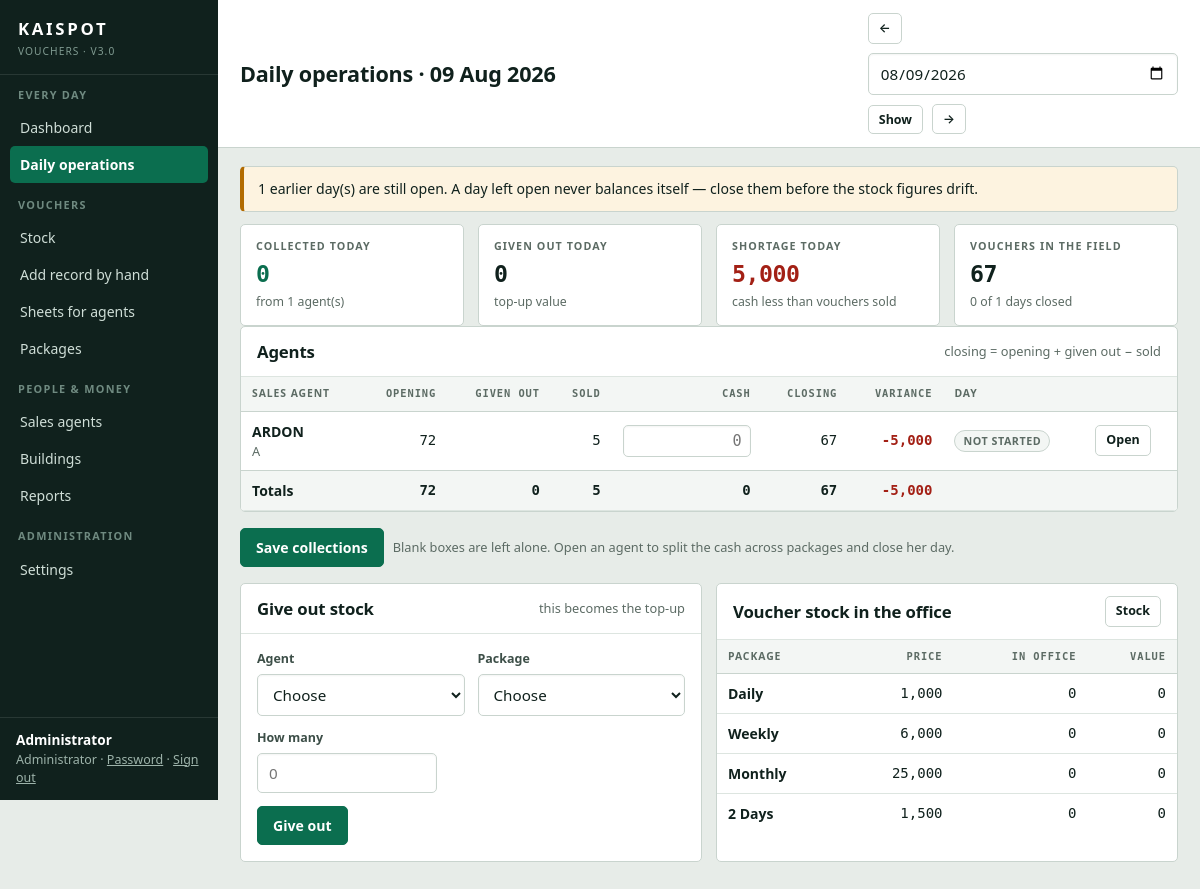
Screenshot of /daily/ (signed in) with the database file from the repository.
### tables this page shows
CREATE TABLE users (
    id            INTEGER PRIMARY KEY AUTOINCREMENT,
    username      TEXT    NOT NULL UNIQUE COLLATE NOCASE,
    password_hash TEXT    NOT NULL,
    full_name     TEXT    NOT NULL DEFAULT '',
    role          TEXT    NOT NULL DEFAULT 'agent',   -- admin | manager | agent
    agent_id      INTEGER REFERENCES agents(id) ON DELETE CASCADE,
    active        INTEGER NOT NULL DEFAULT 1,
    must_change   INTEGER NOT NULL DEFAULT 0,
    created_at    TEXT    NOT NULL DEFAULT (datetime('now'))
);

CREATE TABLE agents (
    id              INTEGER PRIMARY KEY AUTOINCREMENT,
    code            TEXT    NOT NULL UNIQUE COLLATE NOCASE,
    name            TEXT    NOT NULL,
    phone           TEXT    NOT NULL DEFAULT '',
    station         TEXT    NOT NULL DEFAULT '',
    nin             TEXT    NOT NULL DEFAULT '',
    next_of_kin     TEXT    NOT NULL DEFAULT '',
    commission_rate INTEGER NOT NULL DEFAULT 1000,  -- basis points, 1000 = 10%
    monthly_target  INTEGER NOT NULL DEFAULT 0,
    daily_target    INTEGER NOT NULL DEFAULT 0,
    credit_limit    INTEGER NOT NULL DEFAULT 0,     -- 0 = no ceiling on debt
    notes           TEXT    NOT NULL DEFAULT '',
    joined_on       TEXT    NOT NULL DEFAULT (date('now')),
    active          INTEGER NOT NULL DEFAULT 1,
    created_at      TEXT    NOT NULL DEFAULT (datetime('now'))
, building_id INTEGER REFERENCES buildings(id) ON DELETE SET NULL);

CREATE TABLE packages (
    id         INTEGER PRIMARY KEY AUTOINCREMENT,
    name       TEXT    NOT NULL UNIQUE COLLATE NOCASE,
    price      INTEGER NOT NULL CHECK (price > 0),
    validity   TEXT    NOT NULL DEFAULT '',
    prefix     TEXT    NOT NULL DEFAULT '',
    colour     TEXT    NOT NULL DEFAULT '#0b6e4f',
    sort_order INTEGER NOT NULL DEFAULT 100,
    active     INTEGER NOT NULL DEFAULT 1,
    created_at TEXT    NOT NULL DEFAULT (datetime('now'))
, per_page INTEGER NOT NULL DEFAULT 0);

### backend/routes/daily.py (the view, shortened to what this page needs)
@bp.route("/", methods=["GET", "POST"])
@auth.staff_only
def board():
    day = parse_date(request.values.get("day"), today())
    return render_template(
        "pages/daily.html",
        day=day,
        yesterday=shift(day, -1),
        tomorrow=shift(day, 1),
        board=daily_service.board(day),
        totals=daily_service.day_totals(day),
        outstanding=daily_service.open_days_before(day),
        packages=package_service.all_packages(),
        agents=agent_service.all_agents(),
        office=stock.office_stock(),
    )

### backend/auth.py (called while the page is built)
def current_user():
    if "user" in g:
        return g.user
    user_id = session.get("user_id")
    g.user = None
    if user_id:
        g.user = one("SELECT * FROM users WHERE id = ? AND active = 1", (user_id,))
        if g.user is None:
            session.clear()
    return g.user

def staff_only(view: Callable) -> Callable:
    @functools.wraps(view)
    def wrapped(*args, **kwargs):
        user = current_user()
        if user is None:
            return redirect(url_for("auth.sign_in"))
        if user["role"] not in ("admin", "manager"):
            flash("That area is for office staff.", "error")
            return redirect(home_for(user))
        return view(*args, **kwargs)
    return wrapped

### backend/db.py (called while the page is built)
def connect() -> sqlite3.Connection:
    DATA_DIR.mkdir(parents=True, exist_ok=True)
    conn = sqlite3.connect(DB_PATH, timeout=15, isolation_level=None)
    conn.row_factory = sqlite3.Row
    conn.execute("PRAGMA journal_mode = WAL")
    conn.execute("PRAGMA foreign_keys = ON")
    conn.execute("PRAGMA busy_timeout = 15000")
    conn.execute("PRAGMA synchronous = NORMAL")
    return conn

def get_db() -> sqlite3.Connection:
    if "db" not in g:
        g.db = connect()
    return g.db

def query(sql: str, params: tuple | dict = ()) -> list[sqlite3.Row]:
    return get_db().execute(sql, params).fetchall()

def rows(sql: str, params: tuple | dict = ()) -> list[dict]:
    return [dict(r) for r in query(sql, params)]

def one(sql: str, params: tuple | dict = ()) -> sqlite3.Row | None:
    return get_db().execute(sql, params).fetchone()

def one_dict(sql: str, params: tuple | dict = ()) -> dict | None:
    row = one(sql, params)
    return dict(row) if row else None

def scalar(sql: str, params: tuple | dict = (), default: int = 0) -> int:
    row = get_db().execute(sql, params).fetchone()
    if row is None or row[0] is None:
        return default
    return row[0]

### backend/money.py (called while the page is built)
def money(value: int | None) -> str:
    return f"{int(value or 0):,}"

def signed_money(value: int | None) -> str:
    amount = int(value or 0)
    return "0" if amount == 0 else f"{amount:+,}"

def qty(value: int | None) -> str:
    return f"{int(value or 0):,}"

def today() -> str:
    return date.today().isoformat()

def parse_date(raw: object, default: str | None = None) -> str:
    text = str(raw).strip() if raw is not None else ""
    if text:
        try:
            return datetime.strptime(text[:10], "%Y-%m-%d").date().isoformat()
        except ValueError:
            pass
    return default or today()

### frontend/templates/pages/daily.html (shortened to what this page needs)
{% extends "base.html" %}
{% block heading %}Daily operations &middot; {{ day | day }}{% endblock %}
{% block toolbar %}
<form method="get" class="actions">
  <a class="btn quiet small" href="{{ url_for('daily.board', day=yesterday) }}">&larr;</a>
  <input type="date" name="day" value="{{ day }}" aria-label="Day">
  <button type="submit" class="btn quiet small">Show</button>
  <a class="btn quiet small" href="{{ url_for('daily.board', day=tomorrow) }}">&rarr;</a>
</form>
{% endblock %}
{% block content %}
{% if outstanding %}
<div class="flash warn">
  {{ outstanding }} earlier day(s) are still open. A day left open never
  balances itself &mdash; close them before the stock figures drift.
</div>
{% endif %}
<div class="grid four">
  <div class="stat accent"><div class="label">Collected today</div>
    <div class="stat-value">{{ totals.collection | money }}</div>
    <div class="foot">from {{ totals.agents }} agent(s)</div></div>
  <div class="stat"><div class="label">Given out today</div>
    <div class="stat-value">{{ totals.topup | money }}</div>
    <div class="foot">top-up value</div></div>
  <div class="stat short"><div class="label">Shortage today</div>
    <div class="stat-value">{{ totals.shortage | money }}</div>
    <div class="foot">cash less than vouchers sold</div></div>
  <div class="stat"><div class="label">Vouchers in the field</div>
    <div class="stat-value">{{ totals.closing_qty | qty }}</div>
    <div class="foot">{{ totals.closed }} of {{ totals.agents }} days closed</div></div>
</div>
<form method="post">
<div class="card">
  <div class="card-head">
    <h2>Agents</h2><div class="spacer"></div>
    <span class="small muted">closing = opening + given out &minus; sold</span>
  </div>
  <div class="card-body tight">
    {% if board %}
    <div class="table-scroll">
    <table class="keeps-input">
      <thead>
        <tr>
          <th>Sales agent</th>
          <th class="fig hide-sm">Opening</th>
          <th class="fig hide-sm">Given out</th>
          <th class="fig">Sold</th>
          <th class="fig" style="width:150px">Cash</th>
          <th class="fig">Closing</th>
          <th class="fig">Variance</th>
          <th class="hide-sm">Day</th>
          <th class="hide-sm"></th>
        </tr>
      </thead>
      <tbody>
      {% for row in board %}
        <tr>
          <td>
            <a class="row-link" href="{{ url_for('daily.row', agent_id=row.agent.id, day=day) }}">{{ row.name }}</a>
            <div class="small muted">{{ row.code }}{% if row.station %} &middot; {{ row.station }}{% endif %}
              {% if row.debt > 0 %}<span class="chip debt">owes {{ row.debt | money }}</span>{% endif %}</div>
          </td>
          <td class="fig hide-sm">{{ row.opening_qty | qty }}</td>
          <td class="fig hide-sm">{{ row.topup_qty | qty if row.topup_qty else '' }}</td>
          <td class="fig">{{ row.sold_qty | qty }}</td>
          <td class="fig">
            {% if row.closed %}
              <strong>{{ row.collection | money }}</strong>
            {% else %}
              <input type="text" inputmode="numeric" name="total_{{ row.agent.id }}"
                     value="{{ row.collection | money if row.collection else '' }}"
                     placeholder="0" aria-label="Cash from {{ row.name }}">
            {% endif %}
          </td>
          <td class="fig">{{ row.closing_qty | qty }}</td>
          <td class="fig">
            {% if row.variance < 0 %}<span class="short-text">{{ row.variance | signed_money }}</span>
            {% elif row.variance > 0 %}<span class="over-text">{{ row.variance | signed_money }}</span>
            {% else %}<span class="muted">0</span>{% endif %}
          </td>
          <td class="hide-sm">
            {% if row.closed %}<span class="chip closed">Closed</span>
            {% elif row.saved %}<span class="chip open">Open</span>
            {% else %}<span class="chip none">Not started</span>{% endif %}
          </td>
          <td class="hide-sm"><a class="btn quiet small" href="{{ url_for('daily.row', agent_id=row.agent.id, day=day) }}">
            {{ 'View' if row.closed else 'Open' }}</a></td>
        </tr>
      {% endfor %}
      </tbody>
      <tfoot>
        <tr>
          <td>Totals</td>
          <td class="fig hide-sm">{{ totals.opening_qty | qty }}</td>
          <td class="fig hide-sm">{{ totals.topup_qty | qty }}</td>
          <td class="fig">{{ totals.sold_qty | qty }}</td>
          <td class="fig">{{ totals.collection | money }}</td>
          <td class="fig">{{ totals.closing_qty | qty }}</td>
          <td class="fig short-text">{{ (0 - totals.shortage) | signed_money }}</td>
          <td class="hide-sm"></td><td class="hide-sm"></td>
        </tr>
      </tfoot>
    </table>
    </div>
    {% else %}
    <div class="empty"><p>No active agents yet.</p>
      <a class="btn" href="{{ url_for('agents.new') }}">Add a sales agent</a></div>
    {% endif %}
  </div>
</div>
{% if board %}
<div class="actions" style="margin-bottom:16px">
  <button type="submit" class="btn">Save collections</button>
  <span class="small muted">Blank boxes are left alone. Open an agent to split
    the cash across packages and close her day.</span>
</div>
{% endif %}
</form>
<div class="grid two">
  <div class="card">
    <div class="card-head"><h2>Give out stock</h2><div class="spacer"></div>
      <span class="small muted">this becomes the top-up</span></div>
    <div class="card-body">
      {% if agents and packages %}
      <form method="post" action="{{ url_for('daily.assign') }}">
        <div class="field-row">
          <div class="field"><label for="a_agent">Agent</label>
            <select id="a_agent" name="agent_id" required>
              <option value="">Choose</option>
            </select></div>
          <div class="field"><label for="a_pack">Package</label>
            <select id="a_pack" name="package_id" required>
              <option value="">Choose</option>
            </select></div>
        </div>
        <div class="field" style="max-width:180px"><label for="a_qty">How many</label>
          <input type="text" inputmode="numeric" id="a_qty" name="qty" placeholder="0" required></div>
        <button type="submit" class="btn">Give out</button>
      </form>
      {% else %}
      <div class="empty"><p>Add an agent and a package first.</p></div>
      {% endif %}
    </div>
  </div>
  <div class="card">
    <div class="card-head"><h2>Voucher stock in the office</h2><div class="spacer"></div>
      <a class="btn quiet small" href="{{ url_for('stock.index') }}">Stock</a></div>
    <div class="card-body tight">
      {% if office %}
      <table>
        <thead><tr><th>Package</th><th class="fig">Price</th><th class="fig">In office</th><th class="fig">Value</th></tr></thead>
        <tbody>
        {% for p in office %}
          <tr><td><strong>{{ p.name }}</strong></td><td class="fig">{{ p.price | money }}</td>
              <td class="fig">{{ p.qty | qty }}</td><td class="fig">{{ p.value | money }}</td></tr>
        {% endfor %}
        </tbody>
      </table>
      {% else %}<div class="empty"><p>No vouchers in stock.</p>
        <a class="btn" href="{{ url_for('stock.manual') }}">Take some in</a></div>{% endif %}
    </div>
  </div>
</div>
{% endblock %}

### frontend/templates/base.html (shortened to what this page needs)
<!DOCTYPE html>
<html lang="en">
<head>
<link rel="stylesheet" href="{{ url_for('static', filename='css/kaispot.css') }}">
</head>
<body>
{% set role = user.role if user else 'agent' %}
{% set staff = role in ('admin', 'manager') %}
<div class="shell">
  <aside class="sidebar">
    <div class="brand">
      <div class="brand-mark">KAISPOT</div>
      <div class="brand-sub">Vouchers &middot; v{{ app_version }}</div>
    </div>
    <nav class="nav">
      {% if staff %}
      <div class="nav-group">
        <div class="eyebrow">Every day</div>
        <a href="{{ url_for('dashboard.home') }}" {% if path == '/dashboard' %}class="on"{% endif %}>Dashboard</a>
        <a href="{{ url_for('daily.board') }}" {% if path.startswith('/daily') %}class="on"{% endif %}>Daily operations</a>
      </div>
      <div class="nav-group">
        <div class="eyebrow">Vouchers</div>
        <a href="{{ url_for('stock.index') }}" {% if path == '/stock/' %}class="on"{% endif %}>Stock</a>
        <a href="{{ url_for('stock.manual') }}" {% if path.startswith('/stock/manual') %}class="on"{% endif %}>Add record by hand</a>
        <a href="{{ url_for('stock.sheet_list') }}" {% if path.startswith('/stock/sheets') %}class="on"{% endif %}>Sheets for agents</a>
        <a href="{{ url_for('packages.index') }}" {% if path.startswith('/packages') %}class="on"{% endif %}>Packages</a>
      </div>
      <div class="nav-group">
        <div class="eyebrow">People &amp; money</div>
        <a href="{{ url_for('agents.index') }}" {% if path.startswith('/agents') %}class="on"{% endif %}>Sales agents</a>
        <a href="{{ url_for('buildings.index') }}" {% if path.startswith('/buildings') %}class="on"{% endif %}>Buildings</a>
        <a href="{{ url_for('reports.index') }}" {% if path.startswith('/reports') %}class="on"{% endif %}>Reports</a>
      </div>
      {% if role == 'admin' %}
      <div class="nav-group">
        <div class="eyebrow">Administration</div>
        <a href="{{ url_for('settings.index') }}" {% if path.startswith('/settings') %}class="on"{% endif %}>Settings</a>
      </div>
      {% endif %}
      {% endif %}
    </nav>
    {% if user %}
    <div class="who">
      <strong>{{ user.full_name or user.username }}</strong>
      {{ role_labels.get(user.role, user.role) }} &middot;
      <a href="{{ url_for('auth.password') }}">Password</a> &middot;
      <a href="{{ url_for('auth.sign_out') }}">Sign out</a>
    </div>
    {% endif %}
  </aside>
  <div class="main">
    <header class="topbar">
      <h1>{% block heading %}{{ self.title() }}{% endblock %}</h1>
      {% block toolbar %}{% endblock %}
    </header>
    <main class="content">
      {% block content %}{% endblock %}
    </main>
  </div>
</div>
</body>
</html>

### rows the page displays
users: full_name "Administrator", get "Administrator"
agents: name "ARDON", code "A", opening_qty|qty "72", sold_qty|qty "5", closing_qty|qty "67", variance|signed_money "-5,000", closed "Open"
packages: name "Daily", price "1,000", qty|qty "0", value "0"
packages: name "Weekly", price "6,000", qty|qty "0", value "0"
packages: name "Monthly", price "25,000", qty|qty "0", value "0"
packages: name "2 Days", price "1,500", qty|qty "0", value "0"

### other values shown
{{ app_version }} "3.0"
{{ day | day }} "09 Aug 2026"
{{ outstanding }} "1"
{{ totals.collection | money }} "0"
{{ totals.agents }} "1"
{{ totals.topup | money }} "0"
{{ totals.shortage | money }} "5,000"
{{ totals.closing_qty | qty }} "67"
{{ totals.closed }} "0"
{{ totals.opening_qty | qty }} "72"
{{ totals.topup_qty | qty }} "0"
{{ totals.sold_qty | qty }} "5"
{{ (0 - totals.shortage) | signed_money }} "-5,000"
